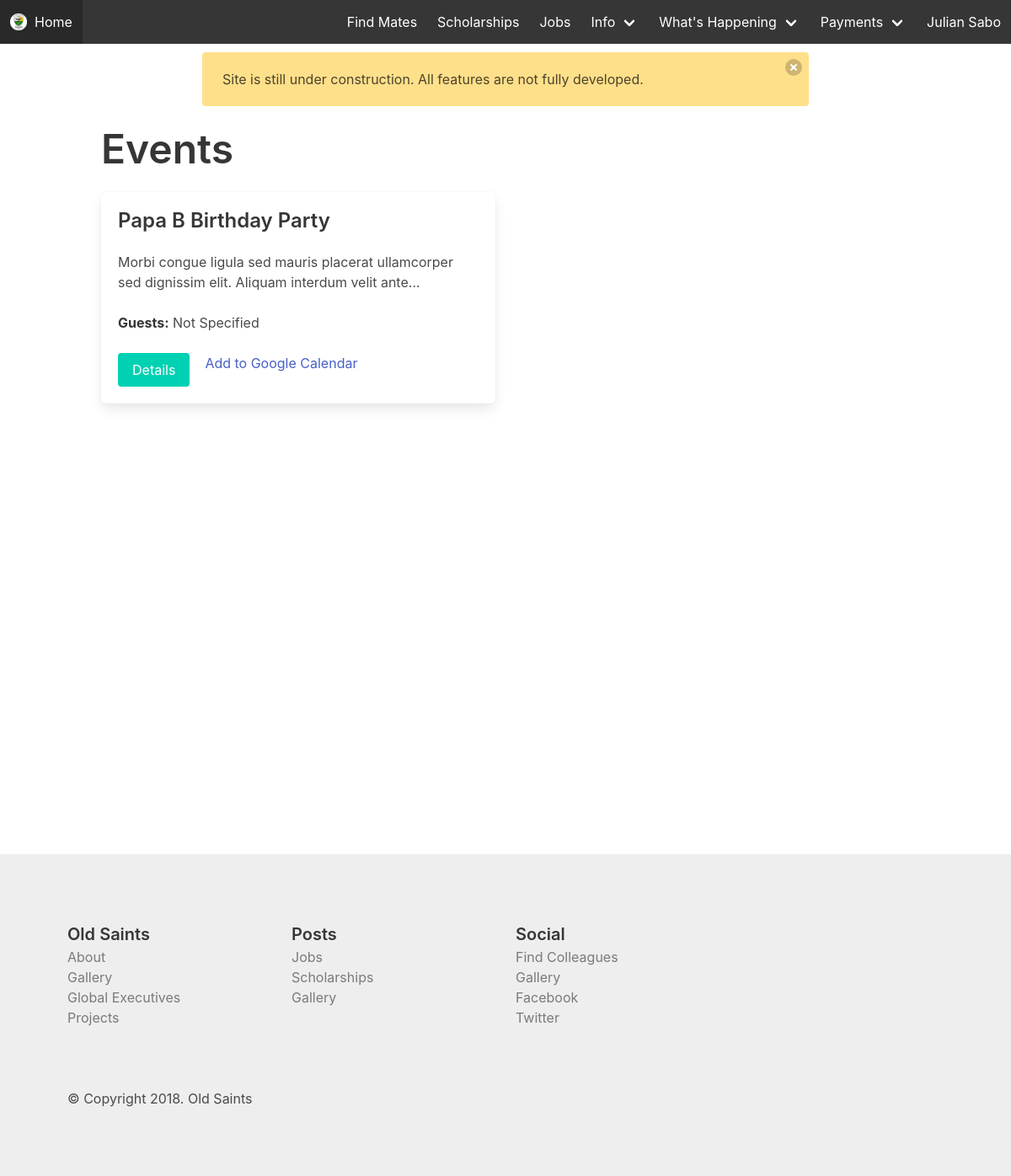
Screenshot of /events/ (signed in) with the database file from the repository.
### web/models.py (models this page shows, shortened)
class Event(models.Model):
    title = models.CharField(max_length=100)
    description = models.TextField()
    date = models.DateTimeField()
    guests = models.CharField(max_length=300, blank=True)
    rate = models.DecimalField(default=0.0, decimal_places=2, max_digits=9)
    active = models.BooleanField(default=True)

### web/views.py (the view)
# urls.py: url(r'^events/$', views.events, name="events"),
@login_required
def events(request):
    context = {
        "events": Event.objects.all()
    }
    return render(request, 'web/events.html', context)

### web/templates/web/events.html
{% extends "web/base.html" %} {% block main_title %} Events {% endblock main_title %} {% block content %}
<div class="container">
    <p class="title is-1">Events</p>
    <div class="columns is-multiline is-mobile">
        {% for post in events %}
        <div class="column is-half">
            <div class="box">
                <p class="title is-4">{{post.title}}</p>
                <p>{{post.description|truncatechars:100}}</p>
                <br>
                <p><strong>Guests:</strong>{% if post.guests %}
                {{post.guests}}
                {% else %}
                Not Specified
                {% endif %}</p>
                <br>
                <a href="" class="button is-primary">Details</a>
                &nbsp;&nbsp;&nbsp;<a href="">Add to Google Calendar</a>
            </div>
        </div>
        {% endfor %}
    </div>
</div>
{% endblock content %}

### web/templates/web/base.html (shortened to what this page needs)
{% load static %}
<!DOCTYPE html>
<html lang="en">
<head>
    <link rel="stylesheet" href="https://cdnjs.cloudflare.com/ajax/libs/bulma/0.7.1/css/bulma.min.css" />
    <link rel="stylesheet" href="{% static 'web/css/main.css' %}">
    <link rel="stylesheet" href="{% static 'web/css/intlTelInput.min.css' %}">
</head>
<body>
    <header>
        <nav class="navbar is-dark" role="navigation" aria-label="main navigation">
            <div class="navbar-brand">
                <a class="navbar-item" href="/">
                    <img src="{% static 'web/images/oldsaints-01.png' %}" alt="Old Saints" width="20" height="20"> &nbsp;{% if home %}
                    Old Saints
                    {% else %}
                    Home
                    {% endif %}
                </a>
            </div>
            <div class="navbar-menu">
                <div class="navbar-end">
                    <a class="navbar-item" href="{% url 'web:find_mate' %}">
                        Find Mates
                    </a>
                    <a class="navbar-item" href="{% url 'web:scholarships' %}">
                        Scholarships
                    </a>
                    <a class="navbar-item" href="{% url 'web:jobs' %}">
                        Jobs
                    </a>
                    <div class="navbar-item has-dropdown is-hoverable">
                        <a class="navbar-link">
                            Info
                        </a>
                    </div>
                    <div class="navbar-item has-dropdown is-hoverable">
                        <a class="navbar-link">
                            What's Happening
                        </a>
                    </div>
                    <div class="navbar-item has-dropdown is-hoverable">
                        <a class="navbar-link">
                            Payments
                        </a>
                    </div>
                    {% if user.is_authenticated %}
                    {% if user.is_superuser %}
                    <div class="navbar-item has-dropdown is-hoverable">
                        <a class="navbar-link">
                            {{user.get_full_name}}
                        </a>
                        <div class="navbar-dropdown is-boxed">
                            <a class="navbar-item" target="_blank" href="/admin/web/">
                                Admin Site
                            </a>
                            <a class="navbar-item" href="">
                                Profile
                            </a>
                            <a href="{% url 'web:logout' %}" class="navbar-item">Log out</a>
                        </div>
                    </div>
                    {% else %}
                    <a class="navbar-item" href="">
                        {{user.get_full_name}}
                    </a>
                    {% endif %} {% else %}
                    <a class="navbar-item" href="{% url 'web:login' %}">
                        Log in
                    </a>
                    {% endif %}
                </div>
            </div>
        </nav>
    </header>
    <div class="notification is-warning" style="width: 60%; margin-left: auto; margin-right: auto; margin-top: 10px;">
        <button class="delete"></button>
        Site is still under construction. All features are not fully developed.
    </div>
    <div class="content-block">
        {% block content %} {% endblock content %}
    </div>
    <footer>
        <div class="columns">
            <div class="column">
                <h4 class="is-size-5 has-text-weight-semibold  has-text-grey-darker">Old Saints</h4>
                <ul>
                    <li>
                        <a href="{% url 'web:about' %}" class="has-text-grey">About</a>
                    </li>
                    <li>
                        <a href="{% url 'web:gallery' %}" class="has-text-grey">Gallery</a>
                    </li>
                    <li>
                        <a href="{% url 'web:global_executives' %}" class="has-text-grey">Global Executives</a>
                    </li>
                    <li>
                        <a href="" class="has-text-grey">Projects</a>
                    </li>
                </ul>
            </div>
            <div class="column">
                <h4 class="is-size-5 has-text-weight-semibold  has-text-grey-darker">Posts</h4>
                <ul>
                    <li>
                        <a href="{% url 'web:jobs' %}" class="has-text-grey">Jobs</a>
                    </li>
                    <li>
                        <a href="{% url 'web:scholarships' %}" class="has-text-grey">Scholarships</a>
                    </li>
                    <li>
                        <a href="" class="has-text-grey">Gallery</a>
                    </li>
                </ul>
            </div>
            <div class="column">
                <h4 class="is-size-5 has-text-weight-semibold  has-text-grey-darker">Social</h4>
                <ul>
                    <li>
                        <a href="{% url 'web:find_mate' %}" class="has-text-grey">Find Colleagues</a>
                    </li>
                    <li>
                        <a href="" class="has-text-grey">Gallery</a>
                    </li>
                    <li>
                        <a href="" class="has-text-grey">Facebook</a>
                    </li>
                    <li>
                        <a href="" class="has-text-grey">Twitter</a>
                    </li>
                </ul>
            </div>
            <div class="column">
            </div>
        </div>
        <br>
        <br> &copy; Copyright 2018. Old Saints
    </footer>
</body>
</html>

### web/static/web/css/main.css (style rules this page uses)
footer { margin-top: 4em; padding: 5em; background: #eee }
.content-block { min-height: 100vh; }

### rows the page displays
Event: title "Papa B Birthday Party", description "Morbi congue ligula sed mauris placerat ullamcorper sed dignissim elit. Aliquam interdum velit ante…", guests "Not Specified"

### other values shown
{{ user.get_full_name }} "Julian Sabo"
